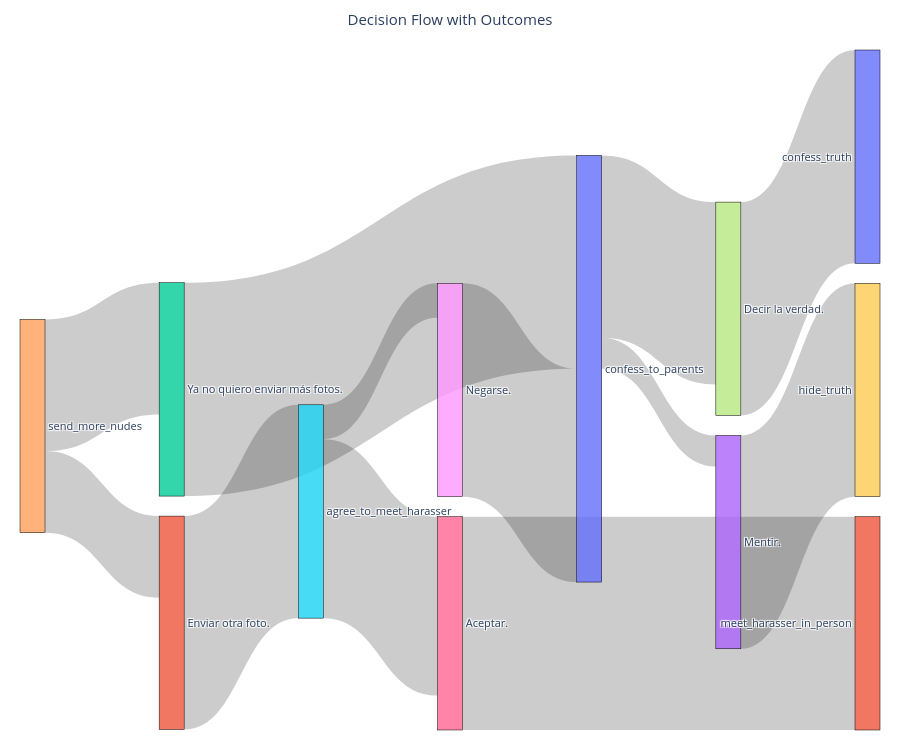

Source (notebook cell):
### Code cell
fig = go.Figure(data=[go.Sankey(
    arrangement="snap",

    node=dict(
        pad=20,
        thickness=25,
        label=display_labels,
        line=dict(color="black", width=0.5),
    ),

    link=dict(
        source=sources,
        target=targets,
        value=values,
        hovertemplate="Flow: %{value:.2f}<extra></extra>"
    )
)])

fig.update_layout(
    title=dict(
        text="Decision Flow with Outcomes",
        x=0.5,
        xanchor="center"
    ),
    font_size=11,
    height=750,
    margin=dict(l=20, r=20, t=50, b=20)
)

fig.show()

### Figure 1 — Plotly figure (JSON) as saved in the notebook; plotly's stock layout.template omitted (floating-point values rounded to 4 significant figures)
{"data": [{"arrangement": "snap", "link": {"hovertemplate": "Flow: %{value:.2f}<extra></extra>", "source": [4, 1, 5, 6, 4, 2, 10, 3, 10, 7, 5, 8], "target": [1, 5, 6, 11, 2, 10, 3, 9, 7, 0, 8, 10], "value": [0.3827, 1, 0.8387, 1, 0.6173, 1, 0.1455, 1, 0.8545, 1, 0.1613, 1]}, "node": {"label": ["confess_truth", "Enviar otra foto.", "Ya no quiero enviar más fotos.", "Mentir.", "send_more_nudes", "agree_to_meet_harasser", "Aceptar.", "Decir la verdad.", "Negarse.", "hide_truth", "confess_to_parents", "meet_harasser_in_person"], "line": {"color": "black", "width": 0.5}, "pad": 20, "thickness": 25}, "type": "sankey"}], "layout": {"font": {"size": 11}, "height": 750, "margin": {"b": 20, "l": 20, "r": 20, "t": 50}, "title": {"text": "Decision Flow with Outcomes", "x": 0.5, "xanchor": "center"}}}
